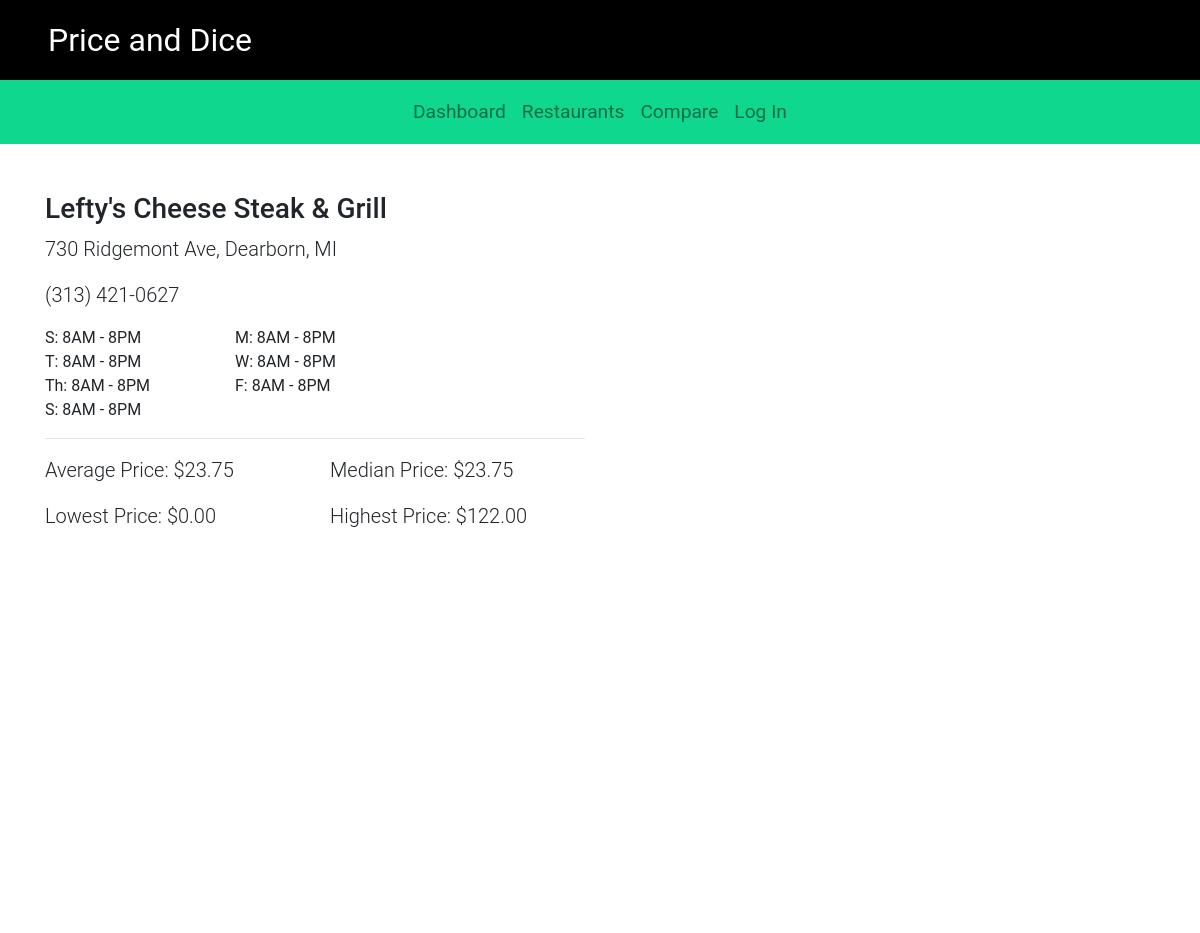
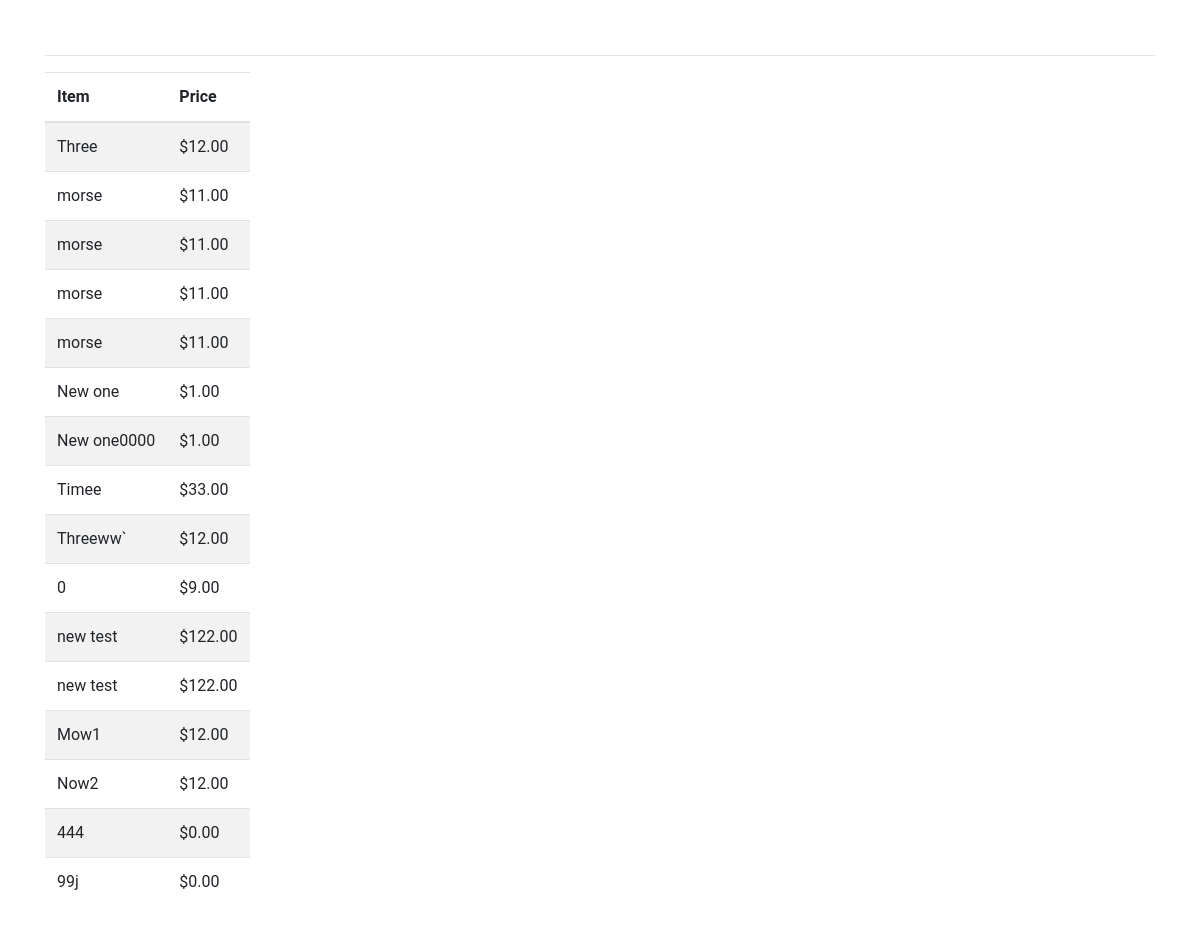
Page /campus/53/ on the committed database (2 pictures, top to bottom).
### campus/models.py (models this page shows, shortened)
class Restaurant(models.Model):
    name = models.CharField(max_length=200)
    location = models.CharField(max_length=200)
    phone_number = models.CharField(max_length=20, default='(xxx) xxx-xxxx')
    description = models.CharField(max_length=300, default='No description added')
    sunday = models.CharField(max_length=20, default=DEFAULT_HOURS)
    monday = models.CharField(max_length=20, default=DEFAULT_HOURS)
    tuesday = models.CharField(max_length=20, default=DEFAULT_HOURS)
    wednesday = models.CharField(max_length=20, default=DEFAULT_HOURS)
    thursday = models.CharField(max_length=20, default=DEFAULT_HOURS)
    friday = models.CharField(max_length=20, default=DEFAULT_HOURS)
    saturday = models.CharField(max_length=20, default=DEFAULT_HOURS)
    item_list = models.ManyToManyField(Item)
    def get_average_price(self):
        item_list = self.item_list.all()
        if not item_list:
            return 'N/A'
        else:
            num_item_list =  0
            total_price = 0
            for i in item_list:
                num_item_list += 1
                total_price += i.price
            return float(total_price / num_item_list)
    def get_min_price(self):
        item_list = self.item_list.all()
        if not item_list:
            return 'N/A'
        else:
            min_price = item_list[0].price
            for i in item_list:
                if i.price < min_price:
                    min_price = i.price
            return min_price
    def get_max_price(self):
        item_list = self.item_list.all()
        if not item_list:
            return 'N/A'
        else:
            max_price = item_list[0].price
            for i in item_list:
                if i.price > max_price:
                    max_price = i.price
            return max_price

class Item(models.Model):
    price = models.FloatField(default=0)
    name = models.CharField(max_length=50)

### campus/views.py (the view)
# urls.py: path('<int:restaurant_id>/', views.restaurant_detail, name='restaurant_detail'),
def restaurant_detail(request, restaurant_id, context={}):
    try:
        restaurant = Restaurant.objects.get(pk=restaurant_id)
    except Restaurant.DoesNotExist:
        raise Http404("Restaurant does not exist")
    context['restaurant'] = restaurant
    return render(request, 'campus/restaurant-detail.html', context)

### campus/templates/campus/restaurant-detail.html (shortened to what this page needs)
{% extends "./base.html" %}
{% block restautant_detail_list}
{% block body %}
<div class="container content-top">
    <div class="row">
        <div class="col-lg-6">
            <h3>{{restaurant.name}}</h3>
        </div>
    </div>
    <div class="row">
        <div class="col-lg-6">
            <p class="lead">{{restaurant.location}}</p>
        </div>
    </div>
    <div class="row">
        <div class="col-lg-6">
            <p class="lead" >{{restaurant.phone_number}}</p>
        </div>
    </div>
    <div class="row">
        <div class="col-lg-2">
            S: {{restaurant.sunday}}
        </div>
        <div class="col-lg-2">
            M: {{restaurant.monday}}
        </div>
    </div>
    <div class="row">
        <div class="col-lg-2">
            T: {{restaurant.tuesday}}
        </div>
        <div class="col-lg-2">
            W: {{restaurant.wednesday}}
        </div>
    </div>
    <div class="row">
        <div class="col-lg-2">
            Th: {{restaurant.thursday}}
        </div>
        <div class="col-lg-2">
            F: {{restaurant.friday}}
        </div>
    </div>
    <div class="row">
        <div class="col-lg-2">
            S: {{restaurant.saturday}}
        </div>
    </div>
    <div class="row">
        <div class="col-lg-6">
            <hr>
        </div>
    </div>
    <div class="row">
        <div class="col-lg-3">
            <p class="lead">Average Price:
                {% if restaurant.get_average_price != 'N/A' %}
                ${{restaurant.get_average_price | floatformat:2}}
                {% else %}
                {{restaurant.get_average_price}}
                {% endif %}
            </p>
        </div>
        <div class="col-lg-3">
            <p class="lead">Median Price:
                {% if restaurant.get_average_price != 'N/A' %}
                ${{restaurant.get_average_price | floatformat:2}}
                {% else %}
                {{restaurant.get_average_price}}
                {% endif %}
            </p>
        </div>
    </div>
    <div class="row">
        <div class="col-lg-3">
            <p class="lead">Lowest Price:
                {% if restaurant.get_min_price != 'N/A' %}
                ${{restaurant.get_min_price | floatformat:2}}
                {% else %}
                {{restaurant.get_min_price}}
                {% endif %}
            </p>
        </div>
        <div class="col-lg-3">
            <p class="lead">Highest Price:
                {% if restaurant.get_max_price != 'N/A' %}
                ${{restaurant.get_max_price | floatformat:2}}
                {% else %}
                {{restaurant.get_max_price}}
                {% endif %}
            </p>
        </div>
    </div>
    <div class="row">
        <div class="col-lg-12">
            <div id="map" class="map"></div>
        </div>
    </div>
    <hr>
    <div class="row">
        <div class="col-lg-12">
                <table class="table table-hover table-responsive table-striped">
                    <thead>
                        <tr>
                            <th>Item</th>
                            <th>Price</th>
                        </tr>
                    </thead>
                    <tbody>
                        {% for item in restaurant.item_list.all %}
                        <tr>
                            <td>{{item.name}}</td>
                            <td>${{item.price | floatformat:2}}</td>
                        </tr>
                        {% endfor %}
                    </tbody>
                </table>
        </div>
    </div>
    <br>
</div>
{% endblock %}

### campus/static/campus/style.css (style rules this page uses)
body { font-family: 'Roboto', sans-serif; }
.map { height: 425px; }
.content-top { margin-top: 3rem; }

### rows in the picture
Restaurant: name "Lefty's Cheese Steak & Grill", location "730 Ridgemont Ave, Dearborn, MI", phone_number "(313) 421-0627", sunday "8AM - 8PM", monday "8AM - 8PM", tuesday "8AM - 8PM", wednesday "8AM - 8PM", thursday "8AM - 8PM", friday "8AM - 8PM", saturday "8AM - 8PM", get_average_price "23.75", get_min_price "0.00", get_max_price "122.00"
Item: name "Three", price "12.00"
Item: name "morse", price "11.00"
Item: name "morse", price "11.00"
Item: name "morse", price "11.00"
Item: name "morse", price "11.00"
Item: name "New one", price "1.00"
Item: name "New one0000", price "1.00"
Item: name "Timee", price "33.00"
Item: name "Threeww`", price "12.00"
Item: name "0", price "9.00"
Item: name "new test", price "122.00"
Item: name "new test", price "122.00"
Item: name "Mow1", price "12.00"
Item: name "Now2", price "12.00"
Item: name "444", price "0.00"
Item: name "99j", price "0.00"
